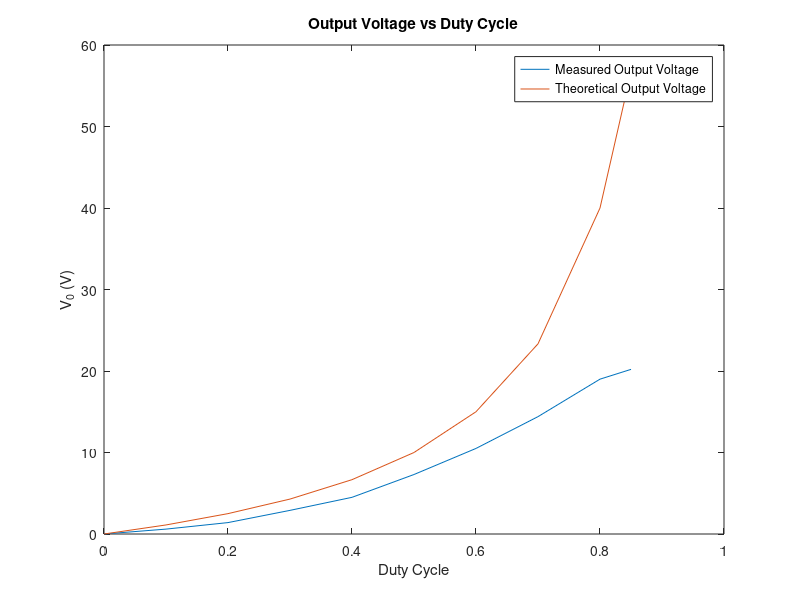

Source code (MATLAB):
Vin=10;
D=[0,10,20,30,40,50,60,70,80,85]*0.01;
Vo=[0,0.6,1.4,2.9,4.5,7.3,10.5,14.4,19.0,20.2];
Votheory=Vin*(D./(1.-D));
figure;
plot(D,Vo)
hold on;
plot(D,Votheory)
title('Output Voltage vs Duty Cycle')
xlabel('Duty Cycle')
ylabel('V_0 (V)')
legend('Measured Output Voltage','Theoretical Output Voltage',location='northwest')
